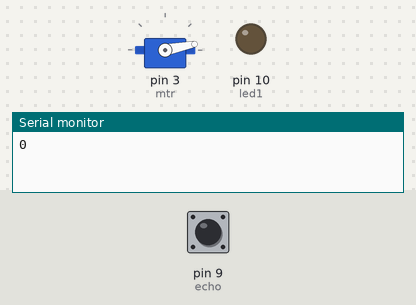
Simulated run of this program. Board: Arduino Uno, built with avr-gcc and run on an emulated ATmega328P. Shown: servo, output pins drawn as LEDs (lit = HIGH), the last lines printed to the serial monitor. The inputs (shaded band) are chosen by the test bench; at power-on: pin 9 (echo) LOW. Pins used as bus, display or sensor lines are not drawn.

Above: at 1.2 s.
1.3 s: pin 9 (echo) pulsed HIGH 2 times (0.12 s each, 0.3 s apart)
At 2.5 s:
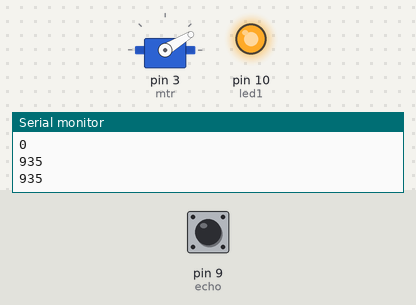
At 3.5 s:
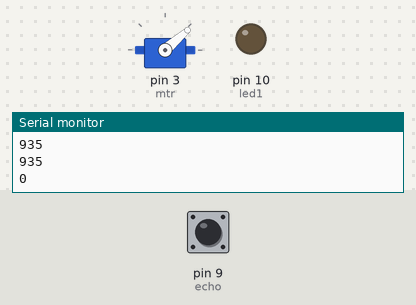
4.3 s: pin 9 (echo) pulsed HIGH 5 times (0.12 s each, 0.3 s apart)
At 6.4 s:
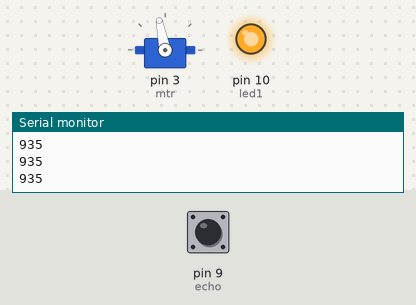
Timing chart, 0 to 22.2 s (numbered marks = the images above; inputs shaded):
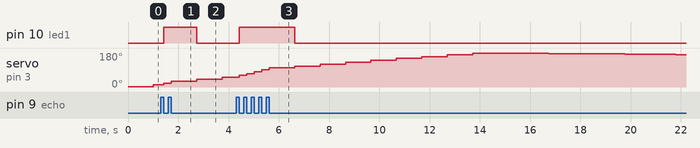

The program:

main.cpp
```cpp
#include<Servo.h>
#include<Arduino.h>
Servo mtr;
int led1 = 10;
int led2 = 11;
int led3 = 12;
int led4 = 13;
unsigned int sure,mesafe;
int echo = 9;
int trigger = 8;

void fonksiyon(int msf=mesafe){
  if(mesafe <= 50){
    for(int i = 10;i<=13;i++){
    	digitalWrite(i,LOW);
    }
    delay(5);
  }
  else if(mesafe <= 100){
  	digitalWrite(led1,HIGH);
    for(int i = 11;i<=13;i++){
    	digitalWrite(i,LOW);
    }
    delay(5);
  }
  else if(mesafe <= 175){
  	digitalWrite(led1,HIGH);
    digitalWrite(led2,HIGH);
    digitalWrite(led3,LOW);
    digitalWrite(led4,LOW);
    delay(5);
  }
  else if(mesafe <= 230){
  	digitalWrite(led1,HIGH);
    digitalWrite(led2,HIGH);
    digitalWrite(led3,HIGH);
    digitalWrite(led4,LOW);
    delay(5);
  }
  else{
    digitalWrite(led1,HIGH);
    digitalWrite(led2,HIGH);
    digitalWrite(led3,HIGH);
    digitalWrite(led4,HIGH);
    delay(5);
  }

}

void setup()
{
  Serial.begin(9600);
  pinMode(echo,INPUT);
  pinMode(trigger,OUTPUT);
  mtr.attach(3);
  for(int i = 10;i<=13;i+=10){
    pinMode(i,OUTPUT);
    digitalWrite(i,LOW);
  }
}

void loop()
{
  for(int i = 1;i<=180;i+=10){
    digitalWrite(trigger,HIGH);
    mtr.write(i);
    delay(5);
    digitalWrite(trigger,LOW);
    sure = pulseIn(echo,HIGH);
    mesafe = (sure/2)/29.1;
    Serial.println(mesafe);
    fonksiyon(mesafe);
  }
  for(int i = 180;i>=1;i--){
    digitalWrite(trigger,HIGH);
    mtr.write(i);
    delay(5);
    digitalWrite(trigger,LOW);
    sure = pulseIn(echo,HIGH);
    mesafe = (sure/2)/29.1;
    Serial.println(mesafe);
    fonksiyon(mesafe);
  }


}
```

Measured:
- after the input at 1.3 s, pin 10 (led1): LOW → HIGH after 0.12 s, → LOW 1.3 s later
- after the input at 4.3 s, pin 10 (led1): LOW → HIGH after 0.12 s, → LOW 2.2 s later
- by itself, servo on pin 3 (mtr): rises from 51° to 180° in 9.3 s, then falls to 172° in 8.1 s
